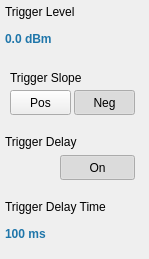
      <widget class="QWidget" name="Video">
       <widget class="SA_ClickedWidget" name="Video_Slope" native="true">
        <property name="geometry">
         <rect>
          <x>0</x>
          <y>65</y>
          <width>140</width>
          <height>55</height>
         </rect>
        </property>
        <property name="focusPolicy">
         <enum>Qt::StrongFocus</enum>
        </property>
        <property name="styleSheet">
         <string notr="true"/>
        </property>
        <widget class="QLabel" name="Title_Video_Slope">
         <property name="geometry">
          <rect>
           <x>10</x>
           <y>2</y>
           <width>121</width>
           <height>21</height>
          </rect>
         </property>
         <property name="text">
          <string>Trigger Slope</string>
         </property>
        </widget>
        <widget class="QPushButton" name="pb_Video_Pos">
         <property name="geometry">
          <rect>
           <x>10</x>
           <y>25</y>
           <width>61</width>
           <height>25</height>
          </rect>
         </property>
         <property name="focusPolicy">
          <enum>Qt::NoFocus</enum>
         </property>
         <property name="styleSheet">
          <string notr="true"/>
         </property>
         <property name="text">
          <string>Pos</string>
         </property>
         <property name="checkable">
          <bool>true</bool>
         </property>
         <property name="autoExclusive">
          <bool>true</bool>
         </property>
         <property name="flat">
          <bool>false</bool>
         </property>
         <property name="style" stdset="0">
          <string>left</string>
         </property>
        </widget>
        <widget class="QPushButton" name="pb_Video_Neg">
         <property name="geometry">
          <rect>
           <x>74</x>
           <y>25</y>
           <width>61</width>
           <height>25</height>
          </rect>
         </property>
         <property name="focusPolicy">
          <enum>Qt::NoFocus</enum>
         </property>
         <property name="styleSheet">
          <string notr="true"/>
         </property>
         <property name="text">
          <string>Neg</string>
         </property>
         <property name="checkable">
          <bool>true</bool>
         </property>
         <property name="checked">
          <bool>true</bool>
         </property>
         <property name="autoExclusive">
          <bool>true</bool>
         </property>
         <property name="flat">
          <bool>false</bool>
         </property>
         <property name="style" stdset="0">
          <string>right</string>
         </property>
        </widget>
       </widget>
       <widget class="SA_ClickedWidget" name="Video_DelayOn" native="true">
        <property name="geometry">
         <rect>
          <x>0</x>
          <y>130</y>
          <width>140</width>
          <height>55</height>
         </rect>
        </property>
        <property name="focusPolicy">
         <enum>Qt::StrongFocus</enum>
        </property>
        <property name="styleSheet">
         <string notr="true"/>
        </property>
        <widget class="QLabel" name="Title_Video_DelayOn">
         <property name="geometry">
          <rect>
           <x>5</x>
           <y>1</y>
           <width>121</width>
           <height>22</height>
          </rect>
         </property>
         <property name="text">
          <string>Trigger Delay</string>
         </property>
        </widget>
        <widget class="QPushButton" name="value_Video_DelayOn">
         <property name="geometry">
          <rect>
           <x>60</x>
           <y>25</y>
           <width>75</width>
           <height>25</height>
          </rect>
         </property>
         <property name="focusPolicy">
          <enum>Qt::NoFocus</enum>
         </property>
         <property name="styleSheet">
          <string notr="true">

/*******************indoor**********************/
#SA_Dialog_AllSetup[status=&quot;indoor&quot;] QPushButton
{
	font:75 12px &quot;Arial&quot;;
   font-weight:bold;
	text-align:left;
	padding-left:36px;
	color:rgba(148, 148, 148, 1);
	border-image: url(:/sa/image/toggle_off.png);
}
#SA_Dialog_AllSetup[status=&quot;indoor&quot;] QPushButton:checked
{	
	padding-left:20px;
	color:rgba(57, 57, 57, 1);
	border-image: url(:/sa/image/toggle_on.png);
}

/*******************outdoor**********************/
#SA_Dialog_AllSetup[status=&quot;outdoor&quot;] QPushButton
{
	font:75 12px &quot;Arial&quot;;
   font-weight:bold;
	text-align:left;
	padding-left:36px;
	color:rgba(148, 148, 148, 1);
	border-image: url(:/sa/image/toggle_off.png);
}
#SA_Dialog_AllSetup[status=&quot;outdoor&quot;] QPushButton:checked
{	
	padding-left:20px;
	color:rgba(57, 57, 57, 1);
	border-image: url(:/sa/image/toggle_on.png);
}

/*******************night**********************/
#SA_Dialog_AllSetup[status=&quot;night&quot;] QPushButton
{
	font:75 12px &quot;Arial&quot;;
   font-weight:bold;
	text-align:left;
	padding-left:36px;
	color:rgba(148, 148, 148, 1);
	border-image: url(:/sa/image/night/toggle_off.png);
}
#SA_Dialog_AllSetup[status=&quot;night&quot;] QPushButton:checked
{	
	padding-left:20px;
	color:rgba(56,49,37,1);
	border-image: url(:/sa/image/night/toggle_on.png);
}</string>
         </property>
         <property name="text">
          <string>On</string>
         </property>
         <property name="checkable">
          <bool>true</bool>
         </property>
         <property name="checked">
          <bool>true</bool>
         </property>
        </widget>
       </widget>
       <widget class="SA_ClickedWidget" name="Video_DelayTime" native="true">
        <property name="geometry">
         <rect>
          <x>0</x>
          <y>195</y>
          <width>140</width>
          <height>55</height>
         </rect>
        </property>
        <property name="focusPolicy">
         <enum>Qt::StrongFocus</enum>
        </property>
        <property name="styleSheet">
         <string notr="true"/>
        </property>
        <widget class="QLabel" name="Title_Video_DelayTime">
         <property name="geometry">
          <rect>
           <x>5</x>
           <y>1</y>
           <width>121</width>
           <height>22</height>
          </rect>
         </property>
         <property name="text">
          <string>Trigger Delay Time</string>
         </property>
        </widget>
        <widget class="QLabel" name="value_Video_DelayTime">
         <property name="geometry">
          <rect>
           <x>5</x>
           <y>28</y>
           <width>121</width>
           <height>22</height>
          </rect>
         </property>
         <property name="styleSheet">
          <string notr="true">QLabel
{
	font:75 13px &quot;Arial&quot;;
   font-weight:bold;
	color: rgba(31, 118, 170, 1);
}
</string>
         </property>
         <property name="text">
          <string>100 ms</string>
         </property>
        </widget>
       </widget>
       <widget class="SA_ClickedWidget" name="Video_Level" native="true">
        <property name="geometry">
         <rect>
          <x>0</x>
          <y>0</y>
          <width>140</width>
          <height>55</height>
         </rect>
        </property>
        <property name="focusPolicy">
         <enum>Qt::StrongFocus</enum>
        </property>
        <property name="styleSheet">
         <string notr="true"/>
        </property>
        <widget class="QLabel" name="Title_Video_Level">
         <property name="geometry">
          <rect>
           <x>5</x>
           <y>1</y>
           <width>121</width>
           <height>22</height>
          </rect>
         </property>
         <property name="text">
          <string>Trigger Level</string>
         </property>
        </widget>
        <widget class="QLabel" name="value_Video_Level">
         <property name="geometry">
          <rect>
           <x>5</x>
           <y>28</y>
           <width>121</width>
           <height>22</height>
          </rect>
         </property>
         <property name="styleSheet">
          <string notr="true">QLabel
{
	font:75 13px &quot;Arial&quot;;
   font-weight:bold;
	color: rgba(31, 118, 170, 1);
}
</string>
         </property>
         <property name="text">
          <string>0.0 dBm</string>
         </property>
        </widget>
       </widget>
      </widget>
